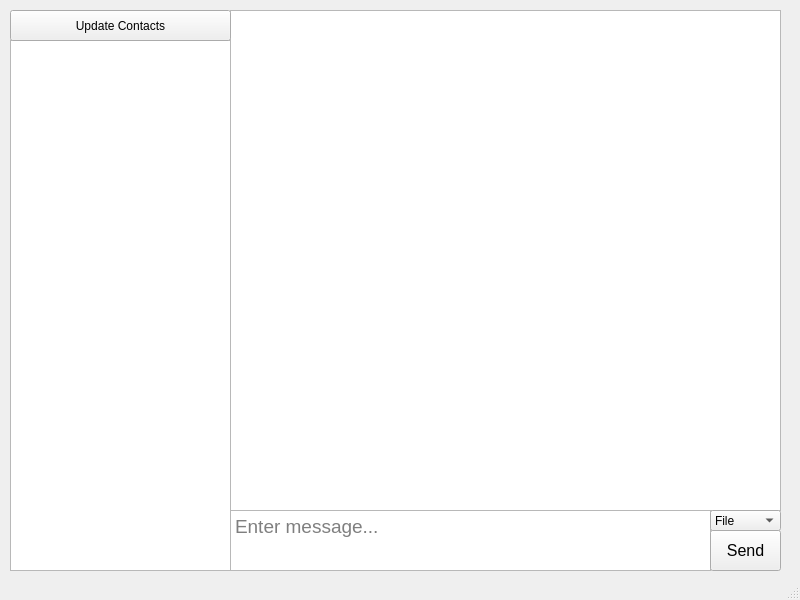
<?xml version="1.0" encoding="UTF-8"?>
<ui version="4.0">
 <class>MainWindow</class>
 <widget class="QMainWindow" name="MainWindow">
  <property name="geometry">
   <rect>
    <x>0</x>
    <y>0</y>
    <width>800</width>
    <height>600</height>
   </rect>
  </property>
  <property name="windowTitle">
   <string>MainWindow</string>
  </property>
  <widget class="QWidget" name="centralwidget">
   <widget class="QListWidget" name="contacts">
    <property name="geometry">
     <rect>
      <x>10</x>
      <y>40</y>
      <width>221</width>
      <height>531</height>
     </rect>
    </property>
   </widget>
   <widget class="QListWidget" name="message_list">
    <property name="geometry">
     <rect>
      <x>230</x>
      <y>10</y>
      <width>551</width>
      <height>501</height>
     </rect>
    </property>
   </widget>
   <widget class="QTextEdit" name="textEdit">
    <property name="geometry">
     <rect>
      <x>230</x>
      <y>510</y>
      <width>481</width>
      <height>61</height>
     </rect>
    </property>
    <property name="font">
     <font>
      <family>Yu Gothic UI</family>
      <pointsize>14</pointsize>
     </font>
    </property>
    <property name="lineWidth">
     <number>1</number>
    </property>
    <property name="html">
     <string>&lt;!DOCTYPE HTML PUBLIC &quot;-//W3C//DTD HTML 4.0//EN&quot; &quot;http://www.w3.org/TR/REC-html40/strict.dtd&quot;&gt;
&lt;html&gt;&lt;head&gt;&lt;meta name=&quot;qrichtext&quot; content=&quot;1&quot; /&gt;&lt;style type=&quot;text/css&quot;&gt;
p, li { white-space: pre-wrap; }
&lt;/style&gt;&lt;/head&gt;&lt;body style=&quot; font-family:'Yu Gothic UI'; font-size:14pt; font-weight:400; font-style:normal;&quot;&gt;
&lt;p style=&quot;-qt-paragraph-type:empty; margin-top:0px; margin-bottom:0px; margin-left:0px; margin-right:0px; -qt-block-indent:0; text-indent:0px;&quot;&gt;&lt;br /&gt;&lt;/p&gt;&lt;/body&gt;&lt;/html&gt;</string>
    </property>
    <property name="placeholderText">
     <string>Enter message...</string>
    </property>
   </widget>
   <widget class="QPushButton" name="sendButton">
    <property name="geometry">
     <rect>
      <x>710</x>
      <y>530</y>
      <width>71</width>
      <height>41</height>
     </rect>
    </property>
    <property name="font">
     <font>
      <family>Yu Gothic UI</family>
      <pointsize>12</pointsize>
      <italic>false</italic>
     </font>
    </property>
    <property name="text">
     <string>Send</string>
    </property>
   </widget>
   <widget class="QPushButton" name="updateContacts">
    <property name="geometry">
     <rect>
      <x>10</x>
      <y>10</y>
      <width>221</width>
      <height>31</height>
     </rect>
    </property>
    <property name="text">
     <string>Update Contacts</string>
    </property>
   </widget>
   <widget class="QComboBox" name="message_selection">
    <property name="geometry">
     <rect>
      <x>710</x>
      <y>510</y>
      <width>71</width>
      <height>21</height>
     </rect>
    </property>
    <item>
     <property name="text">
      <string>File</string>
     </property>
    </item>
    <item>
     <property name="text">
      <string>Voice</string>
     </property>
    </item>
    <item>
     <property name="text">
      <string>Image</string>
     </property>
    </item>
   </widget>
  </widget>
  <widget class="QStatusBar" name="statusbar"/>
 </widget>
 <resources/>
 <connections/>
</ui>
